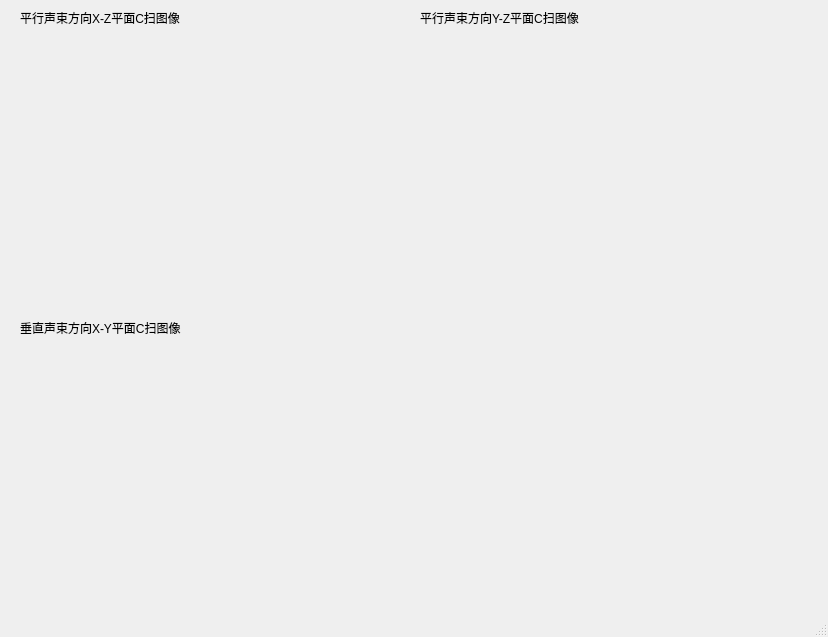
<?xml version="1.0" encoding="UTF-8"?>
<ui version="4.0">
 <class>Dialog</class>
 <widget class="QDialog" name="Dialog">
  <property name="geometry">
   <rect>
    <x>0</x>
    <y>0</y>
    <width>828</width>
    <height>637</height>
   </rect>
  </property>
  <property name="windowTitle">
   <string>Dialog</string>
  </property>
  <property name="sizeGripEnabled">
   <bool>true</bool>
  </property>
  <widget class="MplCanvasCWraper" name="m_xyScanWidget" native="true">
   <property name="geometry">
    <rect>
     <x>20</x>
     <y>340</y>
     <width>381</width>
     <height>281</height>
    </rect>
   </property>
  </widget>
  <widget class="MplCanvasCWraper" name="m_xzScanWidget" native="true">
   <property name="geometry">
    <rect>
     <x>20</x>
     <y>30</y>
     <width>381</width>
     <height>281</height>
    </rect>
   </property>
  </widget>
  <widget class="MplCanvasCWraper" name="m_yzScanWidget" native="true">
   <property name="geometry">
    <rect>
     <x>420</x>
     <y>30</y>
     <width>381</width>
     <height>281</height>
    </rect>
   </property>
  </widget>
  <widget class="QLabel" name="label_2">
   <property name="geometry">
    <rect>
     <x>20</x>
     <y>320</y>
     <width>181</width>
     <height>16</height>
    </rect>
   </property>
   <property name="text">
    <string>垂直声束方向X-Y平面C扫图像</string>
   </property>
  </widget>
  <widget class="QLabel" name="label_3">
   <property name="geometry">
    <rect>
     <x>20</x>
     <y>10</y>
     <width>181</width>
     <height>16</height>
    </rect>
   </property>
   <property name="text">
    <string>平行声束方向X-Z平面C扫图像</string>
   </property>
  </widget>
  <widget class="QLabel" name="label_4">
   <property name="geometry">
    <rect>
     <x>420</x>
     <y>10</y>
     <width>181</width>
     <height>16</height>
    </rect>
   </property>
   <property name="text">
    <string>平行声束方向Y-Z平面C扫图像</string>
   </property>
  </widget>
 </widget>
 <customwidgets>
  <customwidget>
   <class>MplCanvasCWraper</class>
   <extends>QWidget</extends>
   <header>mplcanvascwraper.h</header>
   <container>1</container>
  </customwidget>
 </customwidgets>
 <resources/>
 <connections/>
</ui>
